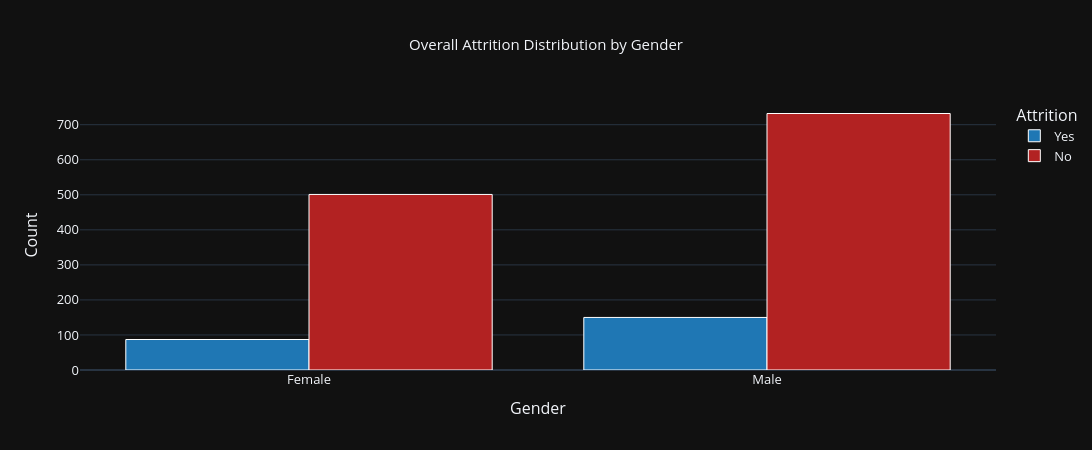

Notebook source saved alongside this figure:
### Markdown cell above
## 2️⃣ Attrition by Gender

### Code cell
fig = px.histogram(
    df,
    x='Gender',
    color='Attrition',
    barmode='group',
    color_discrete_sequence=['#1f77b4', 'firebrick'],
    title="Overall Attrition Distribution by Gender"
)

fig.update_traces(marker_line_color='white', marker_line_width=1)
fig.update_layout(
    width=1100,
    height=450,
    title_x=0.5,
    title_font_size=15,
    xaxis_title="Gender",
    yaxis_title="Count",
    font=dict(size=13),
    template='plotly_dark'
)

fig.show()

### Figure 1 — Plotly figure (JSON) as saved in the notebook; plotly's stock layout.template omitted (floating-point values rounded to 4 significant figures; data arrays with more than 128 entries replaced by an {"elided": "..."} marker saying what was removed)
{"data": [{"alignmentgroup": "True", "bingroup": "x", "hovertemplate": "Attrition=Yes<br>Gender=%{x}<br>count=%{y}<extra></extra>", "legendgroup": "Yes", "marker": {"color": "#1f77b4", "line": {"color": "white", "width": 1}, "pattern": {"shape": ""}}, "name": "Yes", "offsetgroup": "Yes", "orientation": "v", "showlegend": true, "type": "histogram", "x": {"elided": "237 str values"}, "xaxis": "x", "yaxis": "y"}, {"alignmentgroup": "True", "bingroup": "x", "hovertemplate": "Attrition=No<br>Gender=%{x}<br>count=%{y}<extra></extra>", "legendgroup": "No", "marker": {"color": "firebrick", "line": {"color": "white", "width": 1}, "pattern": {"shape": ""}}, "name": "No", "offsetgroup": "No", "orientation": "v", "showlegend": true, "type": "histogram", "x": {"elided": "1233 str values"}, "xaxis": "x", "yaxis": "y"}], "layout": {"barmode": "group", "font": {"size": 13}, "height": 450, "legend": {"title": {"text": "Attrition"}, "tracegroupgap": 0}, "title": {"font": {"size": 15}, "text": "Overall Attrition Distribution by Gender", "x": 0.5}, "width": 1100, "xaxis": {"anchor": "y", "autorange": true, "domain": [0, 1], "range": [-0.5, 1.5], "title": {"text": "Gender"}, "type": "category"}, "yaxis": {"anchor": "x", "autorange": true, "domain": [0, 1], "range": [0, 770.5], "title": {"text": "Count"}}}}
